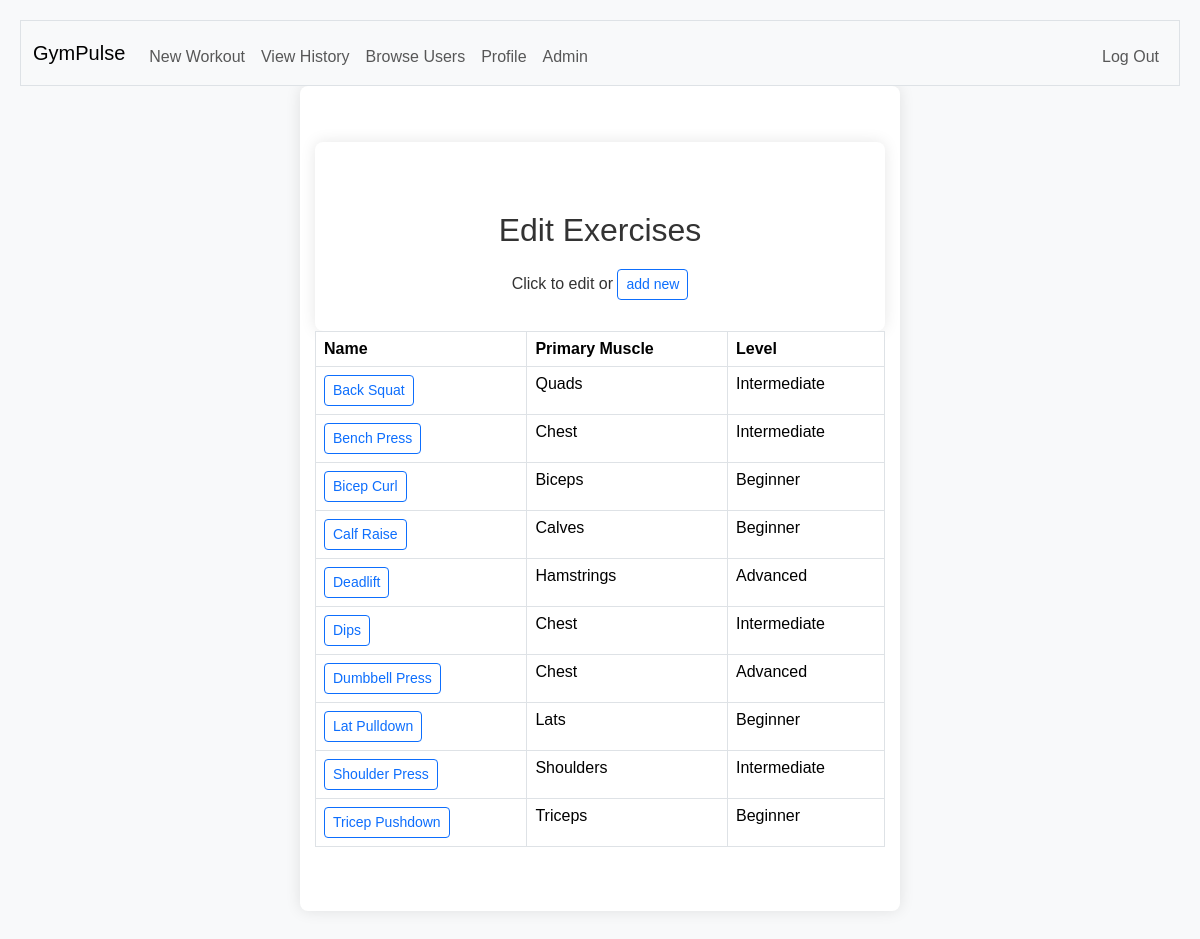
The app's page /admin_exercises (signed in) with its own data.
### tables this page shows
CREATE TABLE exercises (
    id INTEGER PRIMARY KEY,
    primary_muscles_id INTEGER,
    secondary_muscles_id INTEGER,
    instructions TEXT,
    level TEXT, name TEXT,
    FOREIGN KEY (primary_muscles_id) REFERENCES muscles(id),
    FOREIGN KEY (secondary_muscles_id) REFERENCES muscles(id)
);

CREATE TABLE muscles(id INTEGER PRIMARY KEY, muscle_name TEXT NOT NULL, area TEXT);

### app.py (the view, shortened to what this page needs)
@app.route("/admin_exercises",methods=["GET","POST"])
@admin_required
def admin_exercises():
   db = get_db()
   def admin_load_exercises():
    exercises = db.execute("SELECT e.id, m2.muscle_name m2name,m2.id m2id, m1.muscle_name m1name,m1.id m1id, e.name, e.level, e.instructions FROM exercises e LEFT JOIN muscles m1 ON e.primary_muscles_id = m1.id LEFT JOIN muscles m2 ON e.secondary_muscles_id = m2.id ORDER BY e.name ASC").fetchall()
    exercises = [dict(exercise) for exercise in exercises]
    return exercises
   if request.method == "GET":
      session["edit_exercise_id"] = None
      exercises = admin_load_exercises()
      print(exercises)
      return render_template("admin_add_workout.html", exercises = admin_load_exercises())

### helpers.py (called while the page is built)
def get_db():
    if "db" not in g:
        g.db = sqlite3.connect("gym.db")
        g.db.row_factory = sqlite3.Row
    return g.db

def admin_required(f):
  @wraps(f)
  def decorated_function(*args, **kwargs):
    if session.get("is_admin") is not True:
      return redirect("/")
    return f(*args, **kwargs)
  return decorated_function

### templates/admin_add_workout.html (shortened to what this page needs)
<div id="main">
  {% extends "layout.html" %}
  {% block main %}
<div class="container mt-2">
  <h2>
    Edit Exercises
  </h2>
  <p>
    Click to edit or <button class="btn btn-outline-primary btn-sm">add new</button>
  </p>
</div>
<div>
  <table class="table table-bordered table-responsive">
    <th>
      Name
    </th>
    <th>
      Primary Muscle
    </th>
    <th>
      Level
    </th>
    {% for exercise in exercises %}
   <tr>
      <td>
        <button id="{{exercise.id}}" class="btn btn-outline-primary btn-sm">{{exercise.name}}</button>
      </td>
      <td>
        {{exercise.m1name}}
      </td>
      <td>
        {{exercise.level}}
      </td>
    </tr>
    {% endfor %}
  </table>
</div>
  {% endblock %}

### static/styles.css (style rules this page uses)
h2 { margin-top: 10%; }
* { margin: 0; padding: 0; box-sizing: border-box; }
body { font-family: Arial, sans-serif; background-color: #f8f9fa; color: #333; padding: 20px; }
h2 { font-size: 2rem; color: #333; margin-bottom: 20px; text-align: center; }
.container { max-width: 600px; margin: 0 auto; padding: 15px; background-color: #ffffff; border-radius: 8px; box-shadow: 0 0 15px rgba(0, 0, 0, 0.1); }

### records on screen
exercises: name "Back Squat", m1name "Quads", level "Intermediate"
exercises: name "Bench Press", m1name "Chest", level "Intermediate"
exercises: name "Bicep Curl", m1name "Biceps", level "Beginner"
exercises: name "Calf Raise", m1name "Calves", level "Beginner"
exercises: name "Deadlift", m1name "Hamstrings", level "Advanced"
exercises: name "Dips", m1name "Chest", level "Intermediate"
exercises: name "Dumbbell Press", m1name "Chest", level "Advanced"
exercises: name "Lat Pulldown", m1name "Lats", level "Beginner"
exercises: name "Shoulder Press", m1name "Shoulders", level "Intermediate"
exercises: name "Tricep Pushdown", m1name "Triceps", level "Beginner"
